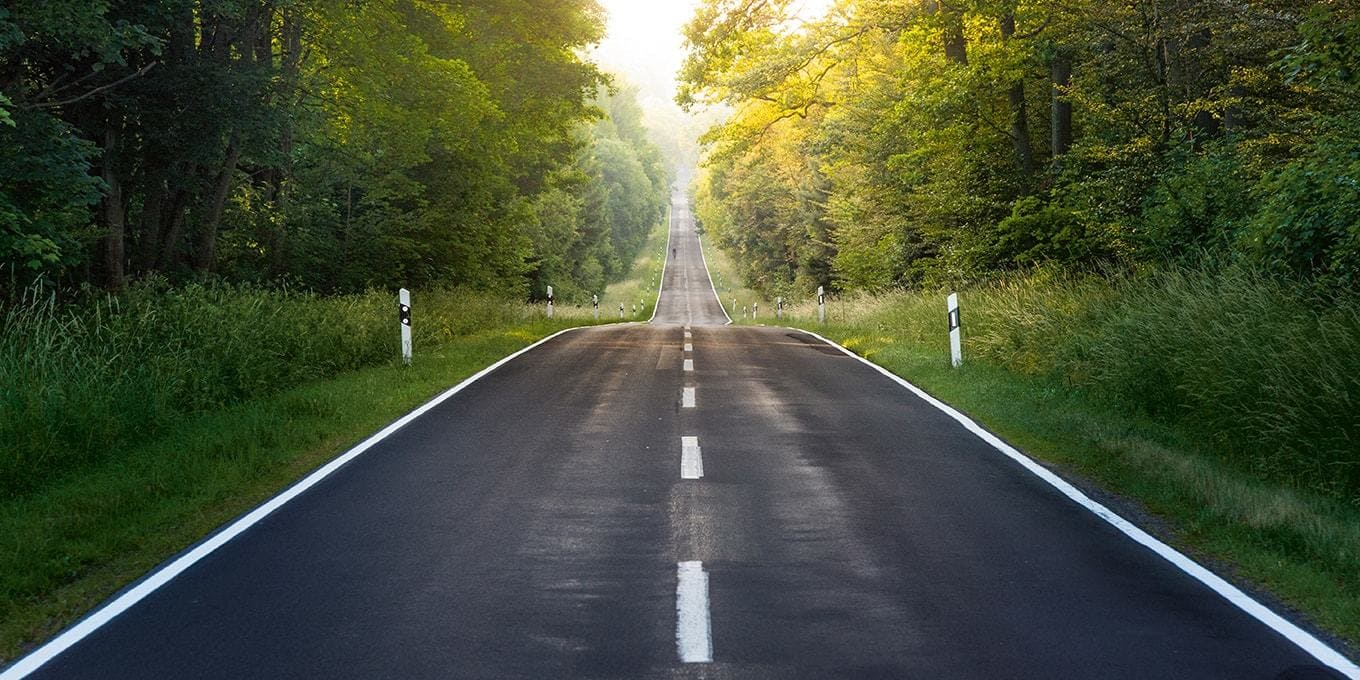
#> input picture image5.jpg, 1360 x 680 px
$ python erkennung2.py
#> lines starting #> are read from the running program, lines starting #| are printed output that depends on the picture
import math
from datetime import datetime

from PIL import Image
import sys

ammount = 5

matrix_1 = [[1,  1, -1, -1]] * ammount

matrix_2 = [
    [-1] * ammount,
    [-1] * ammount,
    [1] * ammount,
    [1] * ammount
]

matrix_3 = []
matrix_4 = []
for i in range(ammount + 1):
    matrix_3.append(([-1] * (ammount-i)) + ([1] * i))
    matrix_4.append(([1] * i) + ([-1] * (ammount-i)))

selected_martices = [matrix_1, matrix_2]
rest_matices = [matrix_3, matrix_4]


# [15 lines left out: function two_in_one_pictures, not called in this run]


def three_in_one_pictures(file1, file2, file3):
    new_with = 0
    new_with = new_with + file1.width + file2.width + file3.width
    new_image = Image.new('RGB', (new_with, image.height))
    old_1_pixels = file1.load()
    old_2_pixels = file2.load()
    old_3_pixels = file3.load()
    new_pixels = new_image.load()
    for i in range(new_image.width):
        for j in range(new_image.height):
            if i < file1.width:
                new_pixels[i, j] = old_1_pixels[i, j]
            elif i < file1.width + file2.width:
                new_pixels[i, j] = old_2_pixels[i-file1.width, j]
            else:
                new_pixels[i, j] = old_3_pixels[i-(file1.width + file2.width), j]
    return new_image


def overlay_mask(image_1, image_2):
    new_image = Image.new('RGB', (image_1.width, image_1.height))
    old_1_pixels = image_1.load()
    old_2_pixels = image_2.load()
    new_pixels = new_image.load()
    for i in range(new_image.width):
        for j in range(new_image.height):
            if old_2_pixels[i, j][0] > 100:
                new_pixels[i, j] = (255, 0, 0)
            else:
                new_pixels[i, j] = old_1_pixels[i, j]
    return new_image


def make_sw_min(old_image):
    old_pixels = old_image.load()
    new_image = Image.new('RGB', (old_image.width, old_image.height))
    new_pixels = new_image.load()
    for i in range(new_image.size[0]):
        for j in range(new_image.size[1]):
            min_color = 255
            for color in old_pixels[i, j]:
                if color < min_color:
                    min_color = color
            new_pixels[i, j] = (min_color, min_color, min_color)
    return new_image


# [31 lines left out: functions make_sw, normalize_pic, not called in this run]


def filter_img_with_matrix(old_image, matrix):
    thresh_hold = 400
    old_pixels = old_image.load()
    image_width = old_image.width
    image_height = old_image.height
    new_image = Image.new('RGB', (image_width, image_height))
    new_pixels = new_image.load()

    for i in range(image_width):
        for j in range(image_height):
            pixel_window = []
            sum_value = 0
            for i_offset in range(len(matrix)):
                pixel_window.append([])
                for j_offset in range(len(matrix[i_offset])):

                    i_index = i
                    j_index = j
                    bounds = math.floor(i_offset/2)
                    if (i - (i_offset-bounds) < image_width) and (i - (i_offset-bounds) > 0):
                        i_index = i - (i_offset-bounds)
                    if (j - (j_offset-bounds) < image_height) and (j - (j_offset-bounds) > 0):
                        j_index = j - (j_offset-bounds)
                    sum_value = sum_value + old_pixels[i_index, j_index][0] * matrix[i_offset][j_offset]

            if sum_value > thresh_hold:
                value = abs(int((sum_value/(len(matrix) * len(matrix[0])))*255))
                new_pixels[i, j] = (value, value, value)

    return new_image


def process_all_filter(origin_image, all_matrices):
    start_time = datetime.now()
    out_images = []
    i = 0
    for matrix in all_matrices:
        i = i + 1
        print("\r", end="")
        time_took = datetime.now() - start_time
        print("processing ... ({}/{}) {}".format(i, len(all_matrices), str(time_took).split(".")[0]), end="")
        new_image = filter_img_with_matrix(origin_image, matrix)
        out_images.append(new_image)

    print("\r", end="")

    time_took = datetime.now() - start_time
    print("all done... took {}".format(str(time_took).split(".")[0]))
    return out_images


def sum_images(old_images):
    new_image = Image.new('RGB', (old_images[0].width, old_images[0].height))
    new_pixels = new_image.load()
    for i in range(old_images[0].size[0]):
        for j in range(old_images[0].size[1]):
            temp_sum = 0
            for temp_image in old_images:
                temp_old_pixels = temp_image.load()
                temp_sum = temp_sum + temp_old_pixels[i, j][0]
            new_pixels[i, j] = (temp_sum, temp_sum, temp_sum)
    return new_image


start = datetime.now()

image = Image.open("image5.jpg")
#> image is the input picture: PIL image 1360x680 RGB; mean R, G, B 70.7, 78.8, 55.3
image_avg_sw = make_sw_min(image)
#> in make_sw_min, `new_image = Image.new('RGB', (old_image.width, old_image.height))`: new_image: PIL image 1360x680 RGB; every value is 0
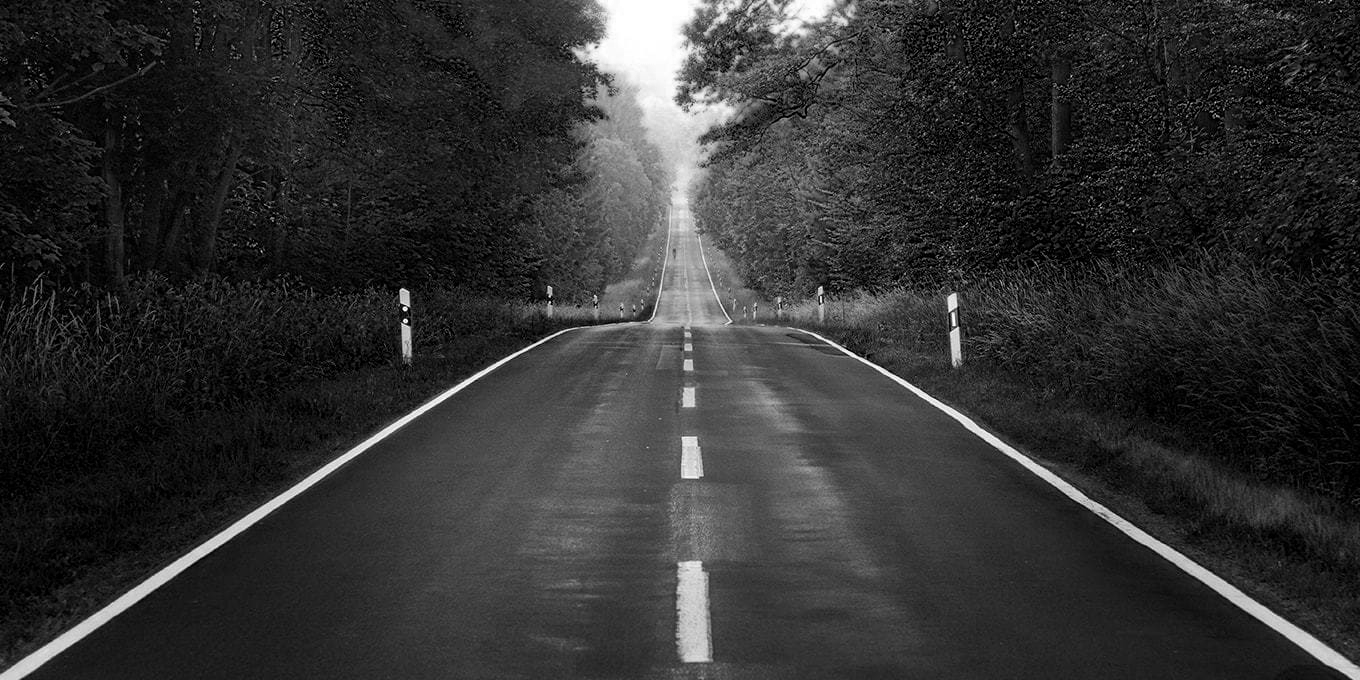
#> image_avg_sw: PIL image 1360x680 RGB; min 0, max 255, mean 49.8
print("image sizes:", image.width, image.height)
#| image sizes: 1360 680
print("COMPUTE SELECTED MATRICES")
images_with_selected_matrices = process_all_filter(image_avg_sw, [matrix_2])
#> the loop in process_all_filter, `for matrix in all_matrices:` made 1 pass
#> pass 1, in process_all_filter, `new_image = filter_img_with_matrix(origin_image, matrix)`:
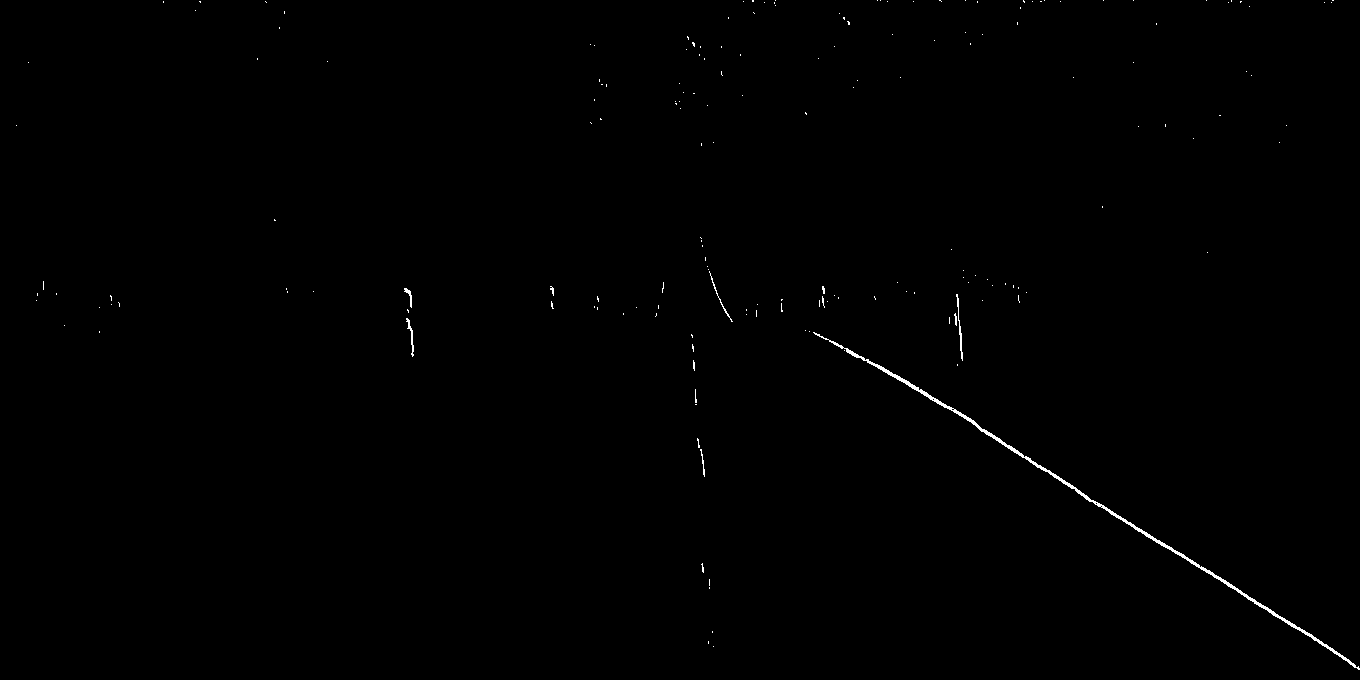
#> new_image: PIL image 1360x680 RGB; 0.31% white in thin lines or dots
#> after the loop in process_all_filter, `for matrix in all_matrices:`: i = 1; out_images = 1 item
#> images_with_selected_matrices = 1 item
print("COMPUTE REST MATRICES")
images_with_rest_matrices = process_all_filter(image_avg_sw, rest_matices)
#> images_with_rest_matrices = 2 items
print("COMBINE RESULTS")
images_with_all_matrices = images_with_selected_matrices + images_with_rest_matrices
#> images_with_all_matrices = 3 items
print("SUM MASKS (1) ... ")
sum_selected_image = sum_images(images_with_selected_matrices)
print("SUM MASKS (2) ... ")
sum_all_image = sum_images(images_with_all_matrices)
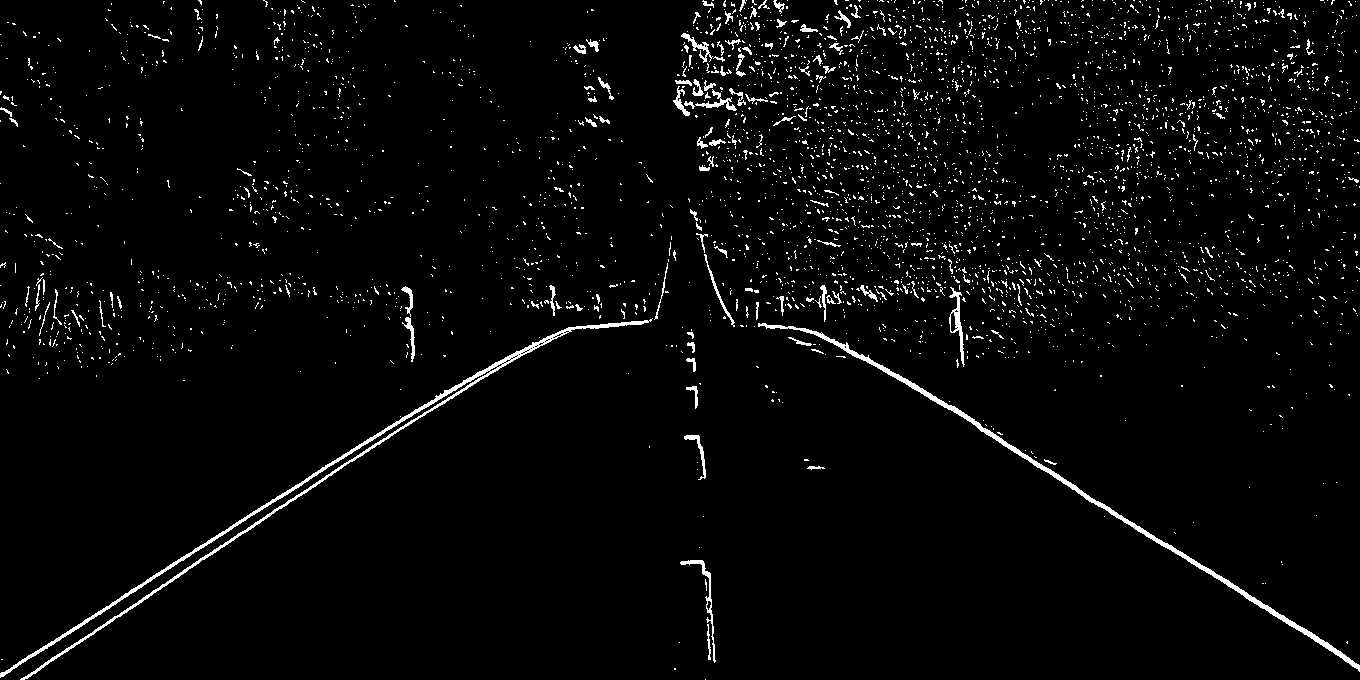
#> sum_all_image: PIL image 1360x680 RGB; 2.9% white in thin lines or dots

print("DISPLAY ... ")
out1 = overlay_mask(image, sum_selected_image)
out2 = overlay_mask(image, sum_all_image)
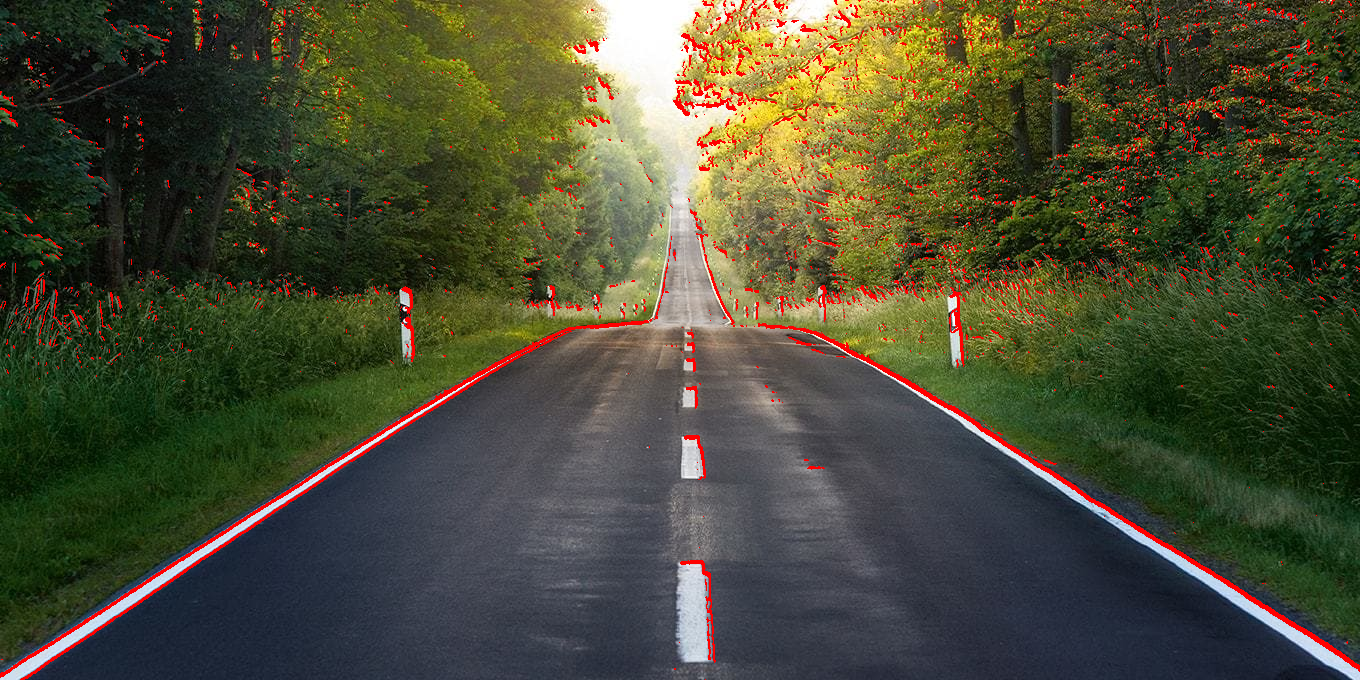
#> out2: PIL image 1360x680 RGB; mean R, G, B 74.7, 75.1, 52.6

t_i_o = three_in_one_pictures(image, out1, out2)
#> in three_in_one_pictures, `new_image = Image.new('RGB', (new_with, image.height))`: new_image: PIL image 4080x680 RGB; every value is 0
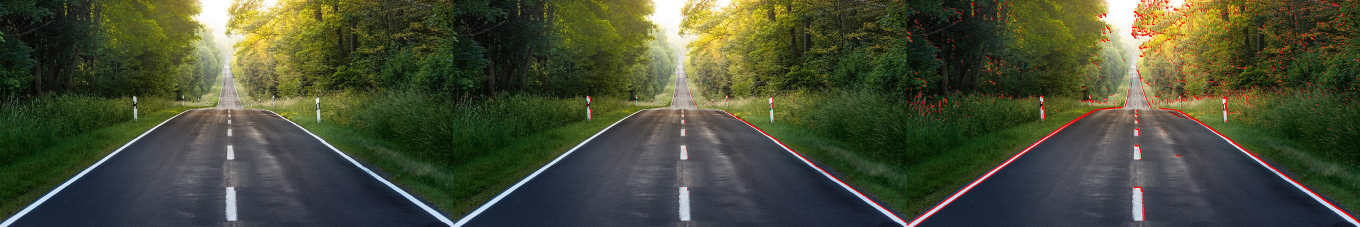
#> t_i_o: PIL image 4080x680 RGB (shown at 1/3 size); mean R, G, B 72.2, 77.4, 54.2

t_i_o.show()
year = datetime.now().year
month = datetime.now().month
day = datetime.now().day
hour = datetime.now().hour
minute = datetime.now().minute
second = datetime.now().second
t_i_o.save(str(year) + "-" + str(month) + "-" + str(day) + " " + str(hour) + ":" + str(minute) + ":" + str(second) + " " + str(ammount) + ".png")

time_took = datetime.now() - start
print("Final Time took: {}".format(str(time_took).split(".")[0]))
